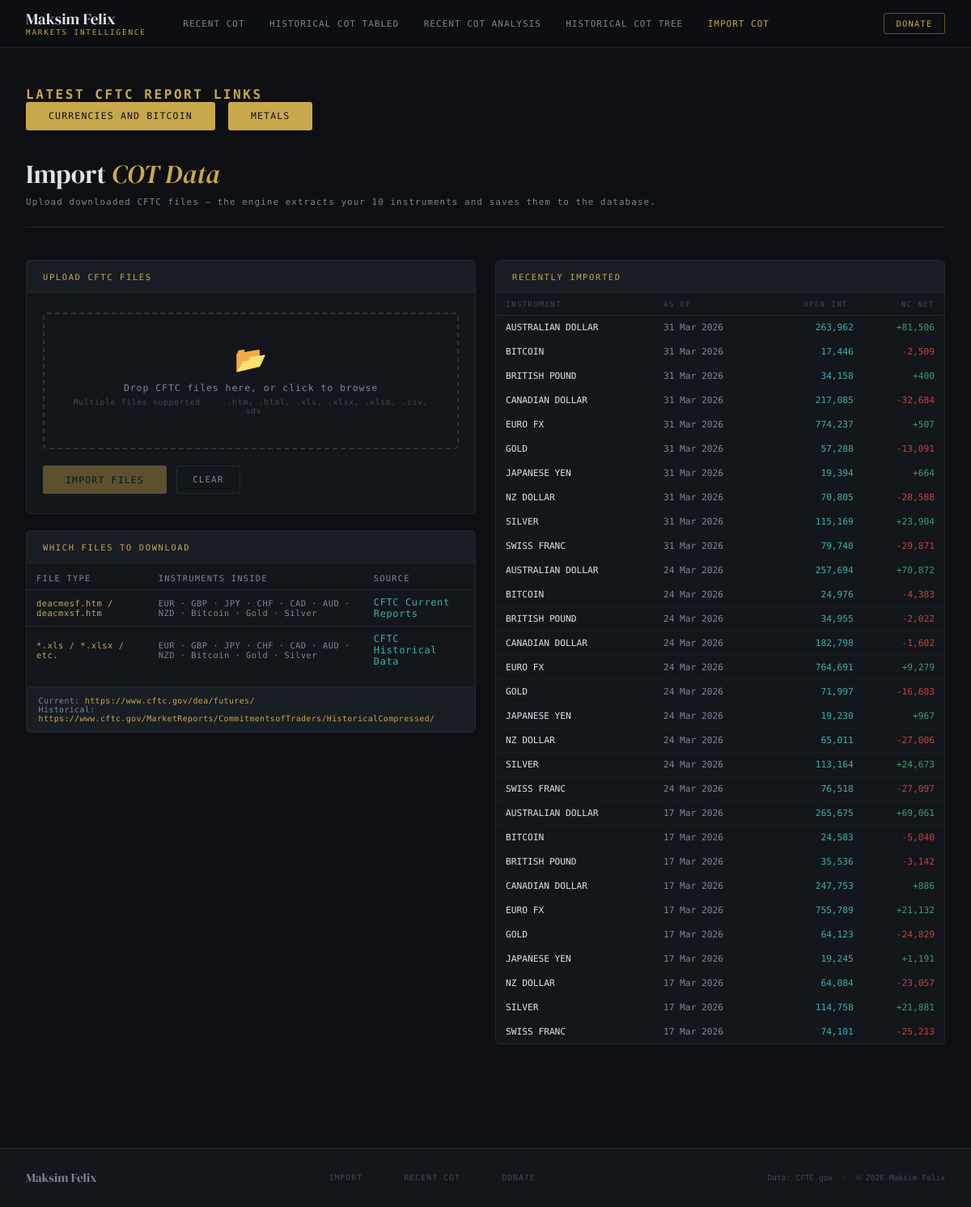
/Handle_Raw_COT/upload/, run on the app's committed database.
### Handle_Raw_COT/models.py (models this page shows, shortened)
class CotReport(models.Model):
    name         = models.CharField(
        max_length=64,
        choices=INSTRUMENT_CHOICES,
        db_index=True,
    )
    code         = models.CharField(
        max_length=20,
        blank=True,
        help_text="CFTC instrument code, e.g. 099741",
    )
    asset_class  = models.CharField(
        max_length=10,
        choices=ASSET_CLASS_CHOICES,
        blank=True,
        db_index=True,
    )
    contract_spec = models.CharField(
        max_length=128,
        blank=True,
        help_text="e.g. CONTRACTS OF EUR 125,000",
    )
    as_of_date   = models.DateField(
        db_index=True,
        help_text="CFTC report date (Tuesday of the reporting week)",
    )
    prev_date    = models.DateField(
        null=True, blank=True,
        help_text="Prior week date used for change calculations",
    )
    source_file  = models.CharField(
        max_length=128,
        blank=True,
        help_text="Original filename, e.g. deacmesf.htm",
    )
    import_log   = models.ForeignKey(
        ImportLog,
        null=True, blank=True,
        on_delete=models.SET_NULL,
        related_name="reports",
        help_text="The upload session that created/updated this row",
    )
    open_interest = models.BigIntegerField(default=0)
    oi_change     = models.BigIntegerField(
        default=0,
        help_text="Change in open interest from prior week (signed)",
    )
    nc_long    = models.BigIntegerField(default=0)
    nc_short   = models.BigIntegerField(default=0)
    nc_spreads = models.BigIntegerField(default=0)
    comm_long  = models.BigIntegerField(default=0)
    comm_short = models.BigIntegerField(default=0)
    total_long  = models.BigIntegerField(default=0)
    total_short = models.BigIntegerField(default=0)
    nr_long  = models.BigIntegerField(default=0)
    nr_short = models.BigIntegerField(default=0)
    chg_nc_long    = models.BigIntegerField(default=0)
    chg_nc_short   = models.BigIntegerField(default=0)
    chg_nc_spreads = models.BigIntegerField(default=0)
    chg_comm_long  = models.BigIntegerField(default=0)
    chg_comm_short = models.BigIntegerField(default=0)
    chg_total_long  = models.BigIntegerField(default=0)
    chg_total_short = models.BigIntegerField(default=0)
    chg_nr_long  = models.BigIntegerField(default=0)
    chg_nr_short = models.BigIntegerField(default=0)
    pct_nc_long    = models.DecimalField(max_digits=6, decimal_places=2, default=0)
    pct_nc_short   = models.DecimalField(max_digits=6, decimal_places=2, default=0)
    pct_nc_spreads = models.DecimalField(max_digits=6, decimal_places=2, default=0)
    pct_comm_long  = models.DecimalField(max_digits=6, decimal_places=2, default=0)
    pct_comm_short = models.DecimalField(max_digits=6, decimal_places=2, default=0)
    pct_total_long  = models.DecimalField(max_digits=6, decimal_places=2, default=0)
    pct_total_short = models.DecimalField(max_digits=6, decimal_places=2, default=0)
    pct_nr_long  = models.DecimalField(max_digits=6, decimal_places=2, default=0)
    pct_nr_short = models.DecimalField(max_digits=6, decimal_places=2, default=0)
    traders_total = models.PositiveIntegerField(default=0)
    trd_nc_long    = models.PositiveIntegerField(default=0)
    trd_nc_short   = models.PositiveIntegerField(default=0)
    trd_nc_spreads = models.PositiveIntegerField(default=0)
    trd_comm_long  = models.PositiveIntegerField(default=0)
    trd_comm_short = models.PositiveIntegerField(default=0)
    trd_total_long  = models.PositiveIntegerField(default=0)
    trd_total_short = models.PositiveIntegerField(default=0)
    created_at = models.DateTimeField(auto_now_add=True)
    updated_at = models.DateTimeField(auto_now=True)
    class Meta:
        constraints = [
            models.UniqueConstraint(
                fields=["name", "as_of_date"],
                name="unique_instrument_per_week",
            )
        ]
        ordering = ["-as_of_date", "name"]
        indexes = [
            models.Index(fields=["name", "as_of_date"]),    # primary lookup
            models.Index(fields=["as_of_date"]),             # all instruments for a week
            models.Index(fields=["asset_class", "as_of_date"]),  # filter by asset class
            models.Index(fields=["name", "-as_of_date"]),   # history for one instrument
        ]
        verbose_name = "COT Report"
        verbose_name_plural = "COT Reports"
    @property
    def net_nc_position(self) -> int:
        return self.nc_long - self.nc_short

### Handle_Raw_COT/views.py (the view, shortened to what this page needs)
# urls.py: path("upload/", CotUploadView.as_view(), name="upload"),
class CotUploadView(View):
    template_name = "Raw/upload.html"
    def get(self, request):
        form   = CotUploadForm()
        recent = CotReport.objects.order_by("-as_of_date", "name").select_related("import_log")[:30]
        return render(request, self.template_name, {
            "form":   form,
            "recent": recent,
        })

### Templates/Raw/upload.html (shortened to what this page needs)
{% load humanize %}
<!DOCTYPE html>
<html lang="en">
<head>
</head>
<body>
<header class="site-header">
  <div class="header-inner">
    <a href="/" class="logo">
      <span class="logo-name">Maksim Felix</span>
      <span class="logo-tag">Markets Intelligence</span>
    </a>
    <nav>
      <a href="{% url 'Display_Data:dashboard' %}">Recent COT</a>
      <a href="/dates/">Historical COT Tabled</a>
      <a href="/analysis/">Recent COT Analysis</a>
      <a href="/signals/">Historical COT Tree</a>
      <a href="/donate/" class="active">Import COT</a>
    </nav>
    <div class="header-right">
      <a href="https://cliomaxin.github.io/maksimfelix/patreon.html" class="btn-sm">Donate</a>
    </div>
  </div>
</header>
<div class="page-wrap">
  <div style="margin-bottom: 2rem;">
    <h2 style="margin-top: 0; font-size: 1rem; color: var(--gold); font-family: var(--mono); letter-spacing: 0.16em; text-transform: uppercase;">Latest CFTC Report Links</h2>
    <div style="display: flex; gap: 1rem; flex-wrap: wrap;">
      <a href="https://www.cftc.gov/dea/futures/deacmesf.htm" target="_blank" class="external-link">
        <button type="button" class="btn-primary" style="background: var(--gold); color: var(--bg); border: none; padding: 0.65rem 1.75rem; border-radius: 3px; cursor: pointer; font-family: var(--mono); font-size: 0.72rem; letter-spacing: 0.1em; text-transform: uppercase;">Currencies and Bitcoin</button>
      </a>
      <a href="https://www.cftc.gov/dea/futures/deacmxsf.htm" target="_blank" class="external-link">
        <button type="button" class="btn-primary" style="background: var(--gold); color: var(--bg); border: none; padding: 0.65rem 1.75rem; border-radius: 3px; cursor: pointer; font-family: var(--mono); font-size: 0.72rem; letter-spacing: 0.1em; text-transform: uppercase;">Metals</button>
      </a>
    </div>
  </div>
  <div class="page-title">
    <h1>Import <em>COT Data</em></h1>
    <p>Upload downloaded CFTC files — the engine extracts your 10 instruments and saves them to the database.</p>
  </div>
  <div class="grid">
    <div>
      <div class="card">
        <div class="card-head">
          <span class="card-head-title">Upload CFTC Files</span>
        </div>
        <div class="card-body">
          <form id="uploadForm" method="post" action="{% url 'Handle_Raw_COT:upload' %}" enctype="multipart/form-data" novalidate>
            <div class="drop-zone" id="dropZone">
              <span class="drop-icon">📂</span>
              <div class="drop-label">Drop CFTC files here, or click to browse</div>
              <div class="drop-hint">Multiple files supported &nbsp;·&nbsp; .htm, .html, .xls, .xlsx, .xlsb, .csv, .ods</div>
            </div>
            <div class="submit-row">
              <button type="submit" class="btn-primary" id="submitBtn" disabled>
                <span id="submitLabel">Import Files</span>
              </button>
              <button type="button" class="btn-reset" id="resetBtn">Clear</button>
            </div>
          </form>
        </div>
      </div>
      <div class="card" style="margin-top:1.25rem;">
        <div class="card-head">
          <span class="card-head-title">Which Files to Download</span>
        </div>
        <div class="card-body" style="padding:0;">
          <table class="source-table">
            <thead>
              <tr>
                <th>File Type</th>
                <th>Instruments Inside</th>
                <th>Source</th>
              </tr>
            </thead>
            <tbody>
              <tr>
                <td class="file-name">deacmesf.htm / deacmxsf.htm</td>
                <td class="file-tags">EUR · GBP · JPY · CHF · CAD · AUD · NZD · Bitcoin · Gold · Silver</td>
                <td class="file-source">CFTC Current Reports</td>
              </tr>
              <tr>
                <td class="file-name">*.xls / *.xlsx / etc.</td>
                <td class="file-tags">EUR · GBP · JPY · CHF · CAD · AUD · NZD · Bitcoin · Gold · Silver</td>
                <td class="file-source">CFTC Historical Data</td>
              </tr>
            </tbody>
          </table>
          <div class="source-url">
            Current: <span>https://www.cftc.gov/dea/futures/</span><br>
            Historical: <span>https://www.cftc.gov/MarketReports/CommitmentsofTraders/HistoricalCompressed/</span>
          </div>
        </div>
      </div>
    </div>
    <div>
      <div class="card">
        <div class="card-head">
          <span class="card-head-title">Recently Imported</span>
        </div>
        <div class="card-body" style="padding:0;">
          {% if recent %}
          <table class="recent-table">
            <thead>
              <tr>
                <th>Instrument</th>
                <th>As Of</th>
                <th style="text-align:right;">Open Int.</th>
                <th style="text-align:right;">NC Net</th>
              </tr>
            </thead>
            <tbody>
              {% for r in recent %}
              <tr>
                <td class="td-name">{{ r.name }}</td>
                <td class="td-date">{{ r.as_of_date|date:"d M Y" }}</td>
                <td class="td-oi">{{ r.open_interest|intcomma }}</td>
                {% if r.net_nc_position >= 0 %}
                  <td class="td-nc">+{{ r.net_nc_position|intcomma }}</td>
                {% else %}
                  <td class="td-neg">{{ r.net_nc_position|intcomma }}</td>
                {% endif %}
              </tr>
              {% endfor %}
            </tbody>
          </table>
          {% else %}
          <div class="empty-state">No data imported yet.<br>Upload your first CFTC file above.</div>
          {% endif %}
        </div>
      </div>
    </div>
  </div>
</div>
<footer style="border-top:1px solid var(--border);background:var(--bg2);padding:1.5rem 2rem;margin-top:3rem;">
  <div style="max-width:1200px;margin:0 auto;display:flex;align-items:center;justify-content:space-between;flex-wrap:wrap;gap:1rem;">
    <span style="font-family:var(--serif);font-size:0.95rem;color:var(--text-2);">Maksim Felix</span>
    <nav style="display:flex;gap:1.5rem;">
      <a href="{% url 'Handle_Raw_COT:upload' %}" style="font-family:var(--mono);font-size:0.62rem;letter-spacing:0.1em;text-transform:uppercase;color:var(--text-3);">Import</a>
      <a href="{% url 'Display_Data:dashboard' %}" style="font-family:var(--mono);font-size:0.62rem;letter-spacing:0.1em;text-transform:uppercase;color:var(--text-3);">Recent COT</a>
      <a href="/donate/" style="font-family:var(--mono);font-size:0.62rem;letter-spacing:0.1em;text-transform:uppercase;color:var(--text-3);">Donate</a>
    </nav>
    <span style="font-family:var(--mono);font-size:0.6rem;color:var(--text-3);">Data: CFTC.gov &nbsp;·&nbsp; © {% now "Y" %} Maksim Felix</span>
  </div>
</footer>
</body>
</html>

### data on the page
CotReport: name "AUSTRALIAN DOLLAR", as_of_date "31 Mar 2026", open_interest "263,962", net_nc_position "81,506"
CotReport: name "BITCOIN", as_of_date "31 Mar 2026", open_interest "17,446", net_nc_position "-2,509"
CotReport: name "BRITISH POUND", as_of_date "31 Mar 2026", open_interest "34,158", net_nc_position "400"
CotReport: name "CANADIAN DOLLAR", as_of_date "31 Mar 2026", open_interest "217,085", net_nc_position "-32,684"
CotReport: name "EURO FX", as_of_date "31 Mar 2026", open_interest "774,237", net_nc_position "507"
CotReport: name "GOLD", as_of_date "31 Mar 2026", open_interest "57,288", net_nc_position "-13,091"
CotReport: name "JAPANESE YEN", as_of_date "31 Mar 2026", open_interest "19,394", net_nc_position "664"
CotReport: name "NZ DOLLAR", as_of_date "31 Mar 2026", open_interest "70,805", net_nc_position "-28,588"
CotReport: name "SILVER", as_of_date "31 Mar 2026", open_interest "115,169", net_nc_position "23,904"
CotReport: name "SWISS FRANC", as_of_date "31 Mar 2026", open_interest "79,740", net_nc_position "-29,871"
CotReport: name "AUSTRALIAN DOLLAR", as_of_date "24 Mar 2026", open_interest "257,694", net_nc_position "70,872"
CotReport: name "BITCOIN", as_of_date "24 Mar 2026", open_interest "24,976", net_nc_position "-4,383"
CotReport: name "BRITISH POUND", as_of_date "24 Mar 2026", open_interest "34,955", net_nc_position "-2,022"
CotReport: name "CANADIAN DOLLAR", as_of_date "24 Mar 2026", open_interest "182,798", net_nc_position "-1,602"
CotReport: name "EURO FX", as_of_date "24 Mar 2026", open_interest "764,691", net_nc_position "9,279"
CotReport: name "GOLD", as_of_date "24 Mar 2026", open_interest "71,997", net_nc_position "-16,603"
CotReport: name "JAPANESE YEN", as_of_date "24 Mar 2026", open_interest "19,230", net_nc_position "967"
CotReport: name "NZ DOLLAR", as_of_date "24 Mar 2026", open_interest "65,011", net_nc_position "-27,006"
CotReport: name "SILVER", as_of_date "24 Mar 2026", open_interest "113,164", net_nc_position "24,673"
CotReport: name "SWISS FRANC", as_of_date "24 Mar 2026", open_interest "76,518", net_nc_position "-27,097"
CotReport: name "AUSTRALIAN DOLLAR", as_of_date "17 Mar 2026", open_interest "265,675", net_nc_position "69,061"
CotReport: name "BITCOIN", as_of_date "17 Mar 2026", open_interest "24,583", net_nc_position "-5,040"
CotReport: name "BRITISH POUND", as_of_date "17 Mar 2026", open_interest "35,536", net_nc_position "-3,142"
CotReport: name "CANADIAN DOLLAR", as_of_date "17 Mar 2026", open_interest "247,753", net_nc_position "886"
CotReport: name "EURO FX", as_of_date "17 Mar 2026", open_interest "755,789", net_nc_position "21,132"
CotReport: name "GOLD", as_of_date "17 Mar 2026", open_interest "64,123", net_nc_position "-24,829"
CotReport: name "JAPANESE YEN", as_of_date "17 Mar 2026", open_interest "19,245", net_nc_position "1,191"
CotReport: name "NZ DOLLAR", as_of_date "17 Mar 2026", open_interest "64,084", net_nc_position "-23,057"
CotReport: name "SILVER", as_of_date "17 Mar 2026", open_interest "114,758", net_nc_position "21,881"
CotReport: name "SWISS FRANC", as_of_date "17 Mar 2026", open_interest "74,101", net_nc_position "-25,213"
